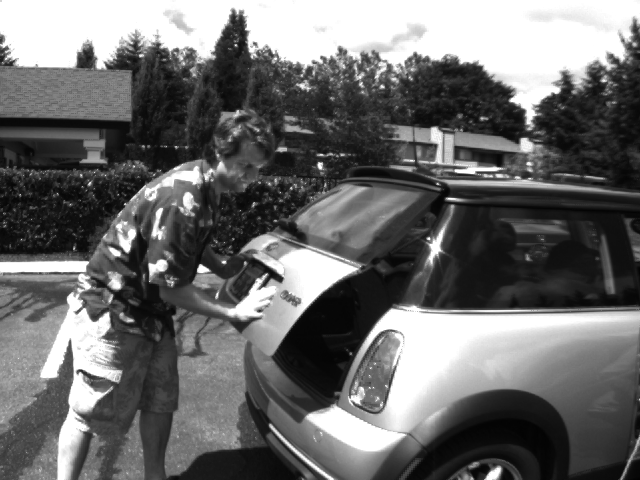
%> input picture TP flux/DURET_SCHIEB_TP_FLUX/i0002.png, 640 x 480 px
$ octave exo1.m   (GNU Octave 9; MATLAB toolbox functions it lacks are replaced by stand-ins)
%> lines starting %> are read from the running program, lines starting %| are printed output that depends on the picture; in (x1, y1, x2, y2) boxes, pixels count from 0 and x2, y2 are one past the last pixel; in counts of white or black regions, pixels touching at a corner belong together; the program's own positions count from 1
%%tp detection flux

clear;
close all;

%%lecture des images
I2 = im2double(imread('i0002.png'));
%> I2: size 480x640 double; min 0.00784, max 1, mean 0.421
I4 = im2double(imread('i0004.png'));
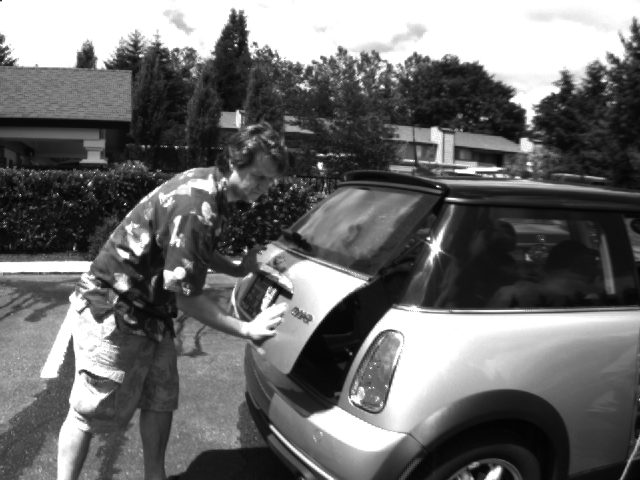
%> input picture TP flux/DURET_SCHIEB_TP_FLUX/i0004.png, 640 x 480 px
%> I4: size 480x640 double; min 0.0118, max 1, mean 0.425

figure(1)
subplot(121);
imshow(I2,[]);
title('image 2')


subplot(122);
imshow(I4,[]);
title('image 4')


hauteur=size(I2,1);
%> hauteur = 480
largeur=size(I2,2);
%> largeur = 640

%%definition des paramètres de l'algorithme
lambda = 7;
voisinnage=3;

%%detection du mouvement
It = I4-I2;
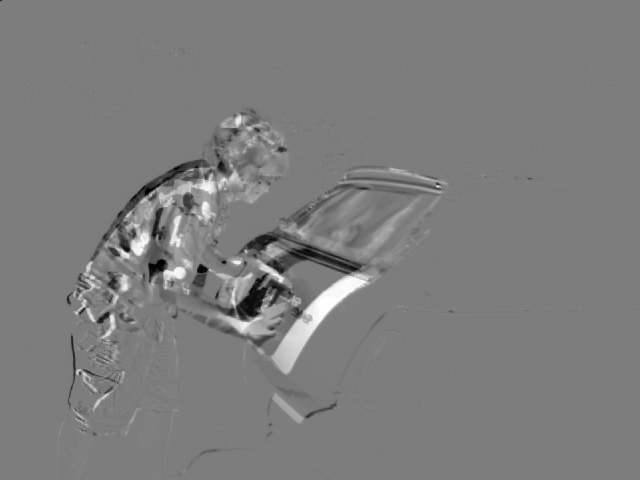
%> It: size 480x640 double; min -0.941, max 0.976, mean 0.00372; drawn with min black and max white

figure(2)
subplot(121);
imshow(It,[]);
title('differance des images')

a_it=abs(It);
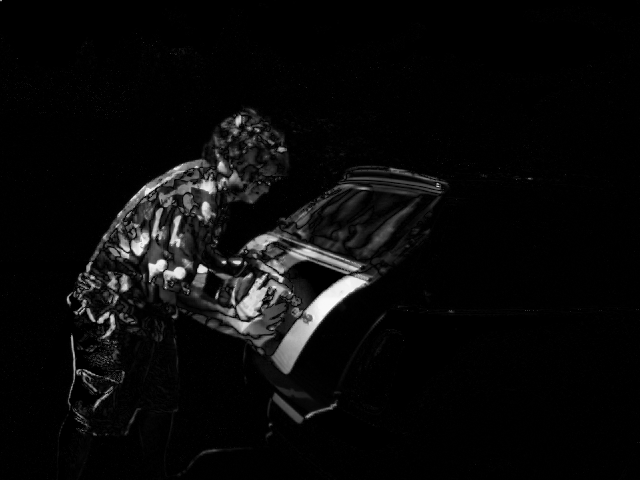
%> a_it: size 480x640 double; min 0, max 0.976, mean 0.0414
s_it=imbinarize(It,0.1);
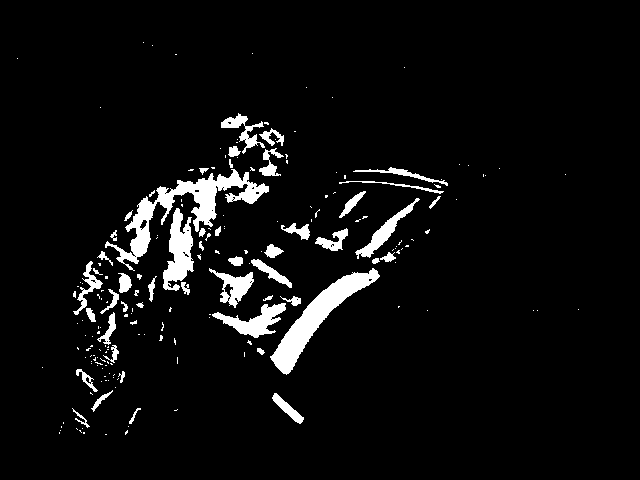
%> s_it: size 480x640 logical; 5.4% white; 199 white regions (149 under 20 px), largest, box (x1, y1, x2, y2) and area: (105, 169, 269, 271) 3527, (270, 268, 380, 375) 2861, (163, 208, 194, 291) 1432

subplot(122);
imshow(s_it,[]);
title('carte des objets en mouvement')

[Ix,Iy]=gradient(I2);
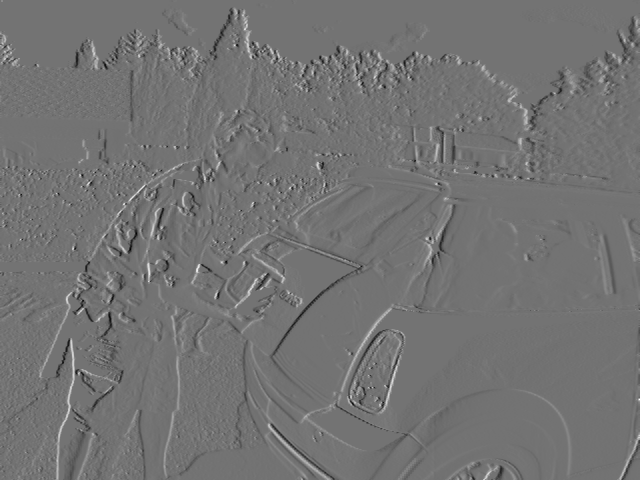
%> Ix: size 480x640 double; min -0.402, max 0.486, mean -0.000251; drawn with min black and max white
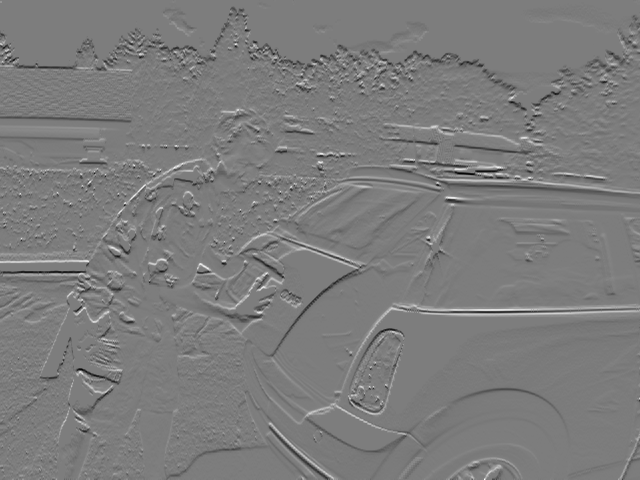
%> Iy: size 480x640 double; min -0.445, max 0.463, mean -0.00158; drawn with min black and max white

u = zeros(hauteur,largeur);
v = zeros(hauteur,largeur);

ubar=zeros(hauteur,largeur);
vbar=zeros(hauteur,largeur);

%voisinage
h=(1/(voisinnage^2))*ones(voisinnage,voisinnage);


%> (the run ends here)
